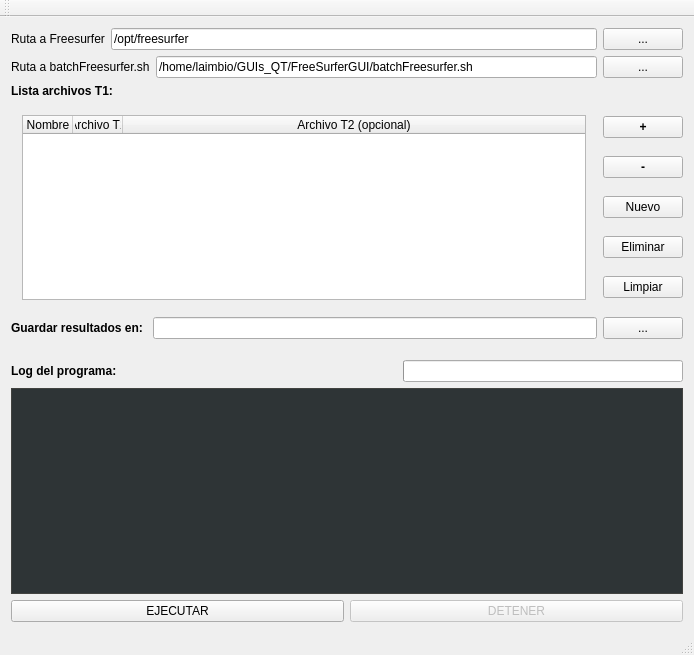
<?xml version="1.0" encoding="UTF-8"?>
<ui version="4.0">
 <class>GUI</class>
 <widget class="QMainWindow" name="GUI">
  <property name="geometry">
   <rect>
    <x>0</x>
    <y>0</y>
    <width>694</width>
    <height>655</height>
   </rect>
  </property>
  <property name="windowTitle">
   <string>GUI</string>
  </property>
  <widget class="QWidget" name="centralWidget">
   <layout class="QHBoxLayout" name="horizontalLayout_2">
    <item>
     <layout class="QVBoxLayout" name="verticalLayout_2">
      <item>
       <layout class="QHBoxLayout" name="horizontalLayout_7">
        <item>
         <widget class="QLabel" name="label_4">
          <property name="text">
           <string>Ruta a Freesurfer</string>
          </property>
         </widget>
        </item>
        <item>
         <widget class="QLineEdit" name="lineEdit_Freesurfer">
          <property name="text">
           <string>/opt/freesurfer</string>
          </property>
         </widget>
        </item>
        <item>
         <widget class="QPushButton" name="pushButton_Freesurfer">
          <property name="text">
           <string>...</string>
          </property>
         </widget>
        </item>
       </layout>
      </item>
      <item>
       <layout class="QHBoxLayout" name="horizontalLayout_8">
        <item>
         <widget class="QLabel" name="label">
          <property name="text">
           <string>Ruta a batchFreesurfer.sh</string>
          </property>
         </widget>
        </item>
        <item>
         <widget class="QLineEdit" name="lineEdit_shScript">
          <property name="text">
           <string>/home/laimbio/GUIs_QT/FreeSurferGUI/batchFreesurfer.sh</string>
          </property>
         </widget>
        </item>
        <item>
         <widget class="QPushButton" name="pushButton_shScript">
          <property name="text">
           <string>...</string>
          </property>
         </widget>
        </item>
       </layout>
      </item>
      <item>
       <widget class="QLabel" name="label_T1_list">
        <property name="font">
         <font>
          <weight>75</weight>
          <bold>true</bold>
         </font>
        </property>
        <property name="text">
         <string>Lista archivos T1:</string>
        </property>
        <property name="scaledContents">
         <bool>false</bool>
        </property>
       </widget>
      </item>
      <item>
       <layout class="QHBoxLayout" name="horizontalLayout_4">
        <item>
         <widget class="QScrollArea" name="scrollArea">
          <property name="enabled">
           <bool>true</bool>
          </property>
          <property name="autoFillBackground">
           <bool>false</bool>
          </property>
          <property name="frameShape">
           <enum>QFrame::NoFrame</enum>
          </property>
          <property name="lineWidth">
           <number>1</number>
          </property>
          <property name="widgetResizable">
           <bool>true</bool>
          </property>
          <widget class="QWidget" name="scrollAreaWidgetContents">
           <property name="geometry">
            <rect>
             <x>0</x>
             <y>0</y>
             <width>584</width>
             <height>178</height>
            </rect>
           </property>
           <layout class="QHBoxLayout" name="horizontalLayout_5">
            <property name="sizeConstraint">
             <enum>QLayout::SetNoConstraint</enum>
            </property>
            <item>
             <widget class="QTableWidget" name="tableWidget">
              <property name="sizeAdjustPolicy">
               <enum>QAbstractScrollArea::AdjustToContents</enum>
              </property>
              <property name="dragEnabled">
               <bool>false</bool>
              </property>
              <property name="selectionMode">
               <enum>QAbstractItemView::ExtendedSelection</enum>
              </property>
              <property name="gridStyle">
               <enum>Qt::SolidLine</enum>
              </property>
              <attribute name="horizontalHeaderVisible">
               <bool>true</bool>
              </attribute>
              <attribute name="horizontalHeaderCascadingSectionResizes">
               <bool>false</bool>
              </attribute>
              <attribute name="horizontalHeaderDefaultSectionSize">
               <number>50</number>
              </attribute>
              <attribute name="horizontalHeaderHighlightSections">
               <bool>true</bool>
              </attribute>
              <attribute name="horizontalHeaderShowSortIndicator" stdset="0">
               <bool>false</bool>
              </attribute>
              <attribute name="horizontalHeaderStretchLastSection">
               <bool>true</bool>
              </attribute>
              <attribute name="verticalHeaderVisible">
               <bool>false</bool>
              </attribute>
              <column>
               <property name="text">
                <string>Nombre</string>
               </property>
              </column>
              <column>
               <property name="text">
                <string>Archivo T1</string>
               </property>
              </column>
              <column>
               <property name="text">
                <string>Archivo T2 (opcional)</string>
               </property>
              </column>
             </widget>
            </item>
           </layout>
          </widget>
         </widget>
        </item>
        <item>
         <layout class="QVBoxLayout" name="verticalLayout_4">
          <item>
           <widget class="QPushButton" name="pushButton_Add">
            <property name="font">
             <font>
              <weight>75</weight>
              <bold>true</bold>
             </font>
            </property>
            <property name="text">
             <string>+</string>
            </property>
           </widget>
          </item>
          <item>
           <widget class="QPushButton" name="pushButton_Remove">
            <property name="font">
             <font>
              <weight>75</weight>
              <bold>true</bold>
             </font>
            </property>
            <property name="text">
             <string>-</string>
            </property>
           </widget>
          </item>
          <item>
           <widget class="QPushButton" name="pushButton_Insertar">
            <property name="text">
             <string>Nuevo</string>
            </property>
           </widget>
          </item>
          <item>
           <widget class="QPushButton" name="pushButton_Eliminar">
            <property name="text">
             <string>Eliminar</string>
            </property>
           </widget>
          </item>
          <item>
           <widget class="QPushButton" name="pushButton_Limpiar">
            <property name="text">
             <string>Limpiar</string>
            </property>
           </widget>
          </item>
         </layout>
        </item>
       </layout>
      </item>
      <item>
       <layout class="QHBoxLayout" name="horizontalLayout_3">
        <item>
         <widget class="QLabel" name="label_6">
          <property name="font">
           <font>
            <weight>75</weight>
            <bold>true</bold>
           </font>
          </property>
          <property name="text">
           <string>Guardar resultados en: </string>
          </property>
         </widget>
        </item>
        <item>
         <widget class="QLineEdit" name="lineEdit_outDir"/>
        </item>
        <item>
         <widget class="QPushButton" name="pushButton_outDir">
          <property name="text">
           <string>...</string>
          </property>
         </widget>
        </item>
       </layout>
      </item>
      <item>
       <spacer name="verticalSpacer">
        <property name="orientation">
         <enum>Qt::Vertical</enum>
        </property>
        <property name="sizeType">
         <enum>QSizePolicy::Fixed</enum>
        </property>
        <property name="sizeHint" stdset="0">
         <size>
          <width>20</width>
          <height>15</height>
         </size>
        </property>
       </spacer>
      </item>
      <item>
       <layout class="QHBoxLayout" name="horizontalLayout_6">
        <item>
         <widget class="QLabel" name="label_Log">
          <property name="font">
           <font>
            <weight>75</weight>
            <bold>true</bold>
           </font>
          </property>
          <property name="text">
           <string>Log del programa:</string>
          </property>
         </widget>
        </item>
        <item>
         <spacer name="horizontalSpacer">
          <property name="orientation">
           <enum>Qt::Horizontal</enum>
          </property>
          <property name="sizeHint" stdset="0">
           <size>
            <width>40</width>
            <height>20</height>
           </size>
          </property>
         </spacer>
        </item>
        <item>
         <widget class="QProgressBar" name="progressBar">
          <property name="minimum">
           <number>0</number>
          </property>
          <property name="value">
           <number>0</number>
          </property>
          <property name="invertedAppearance">
           <bool>false</bool>
          </property>
          <property name="textDirection">
           <enum>QProgressBar::TopToBottom</enum>
          </property>
          <property name="format">
           <string/>
          </property>
         </widget>
        </item>
       </layout>
      </item>
      <item>
       <widget class="QTextEdit" name="textlog">
        <property name="sizePolicy">
         <sizepolicy hsizetype="MinimumExpanding" vsizetype="Expanding">
          <horstretch>0</horstretch>
          <verstretch>0</verstretch>
         </sizepolicy>
        </property>
        <property name="palette">
         <palette>
          <active>
           <colorrole role="WindowText">
            <brush brushstyle="SolidPattern">
             <color alpha="255">
              <red>255</red>
              <green>255</green>
              <blue>255</blue>
             </color>
            </brush>
           </colorrole>
           <colorrole role="Button">
            <brush brushstyle="SolidPattern">
             <color alpha="255">
              <red>85</red>
              <green>87</green>
              <blue>83</blue>
             </color>
            </brush>
           </colorrole>
           <colorrole role="Light">
            <brush brushstyle="SolidPattern">
             <color alpha="255">
              <red>127</red>
              <green>131</green>
              <blue>124</blue>
             </color>
            </brush>
           </colorrole>
           <colorrole role="Midlight">
            <brush brushstyle="SolidPattern">
             <color alpha="255">
              <red>106</red>
              <green>109</green>
              <blue>103</blue>
             </color>
            </brush>
           </colorrole>
           <colorrole role="Dark">
            <brush brushstyle="SolidPattern">
             <color alpha="255">
              <red>42</red>
              <green>43</green>
              <blue>41</blue>
             </color>
            </brush>
           </colorrole>
           <colorrole role="Mid">
            <brush brushstyle="SolidPattern">
             <color alpha="255">
              <red>56</red>
              <green>58</green>
              <blue>55</blue>
             </color>
            </brush>
           </colorrole>
           <colorrole role="Text">
            <brush brushstyle="SolidPattern">
             <color alpha="255">
              <red>255</red>
              <green>255</green>
              <blue>255</blue>
             </color>
            </brush>
           </colorrole>
           <colorrole role="BrightText">
            <brush brushstyle="SolidPattern">
             <color alpha="255">
              <red>255</red>
              <green>255</green>
              <blue>255</blue>
             </color>
            </brush>
           </colorrole>
           <colorrole role="ButtonText">
            <brush brushstyle="SolidPattern">
             <color alpha="255">
              <red>255</red>
              <green>255</green>
              <blue>255</blue>
             </color>
            </brush>
           </colorrole>
           <colorrole role="Base">
            <brush brushstyle="SolidPattern">
             <color alpha="255">
              <red>46</red>
              <green>52</green>
              <blue>54</blue>
             </color>
            </brush>
           </colorrole>
           <colorrole role="Window">
            <brush brushstyle="SolidPattern">
             <color alpha="255">
              <red>85</red>
              <green>87</green>
              <blue>83</blue>
             </color>
            </brush>
           </colorrole>
           <colorrole role="Shadow">
            <brush brushstyle="SolidPattern">
             <color alpha="255">
              <red>0</red>
              <green>0</green>
              <blue>0</blue>
             </color>
            </brush>
           </colorrole>
           <colorrole role="AlternateBase">
            <brush brushstyle="SolidPattern">
             <color alpha="255">
              <red>42</red>
              <green>43</green>
              <blue>41</blue>
             </color>
            </brush>
           </colorrole>
           <colorrole role="ToolTipBase">
            <brush brushstyle="SolidPattern">
             <color alpha="255">
              <red>255</red>
              <green>255</green>
              <blue>220</blue>
             </color>
            </brush>
           </colorrole>
           <colorrole role="ToolTipText">
            <brush brushstyle="SolidPattern">
             <color alpha="255">
              <red>0</red>
              <green>0</green>
              <blue>0</blue>
             </color>
            </brush>
           </colorrole>
          </active>
          <inactive>
           <colorrole role="WindowText">
            <brush brushstyle="SolidPattern">
             <color alpha="255">
              <red>255</red>
              <green>255</green>
              <blue>255</blue>
             </color>
            </brush>
           </colorrole>
           <colorrole role="Button">
            <brush brushstyle="SolidPattern">
             <color alpha="255">
              <red>85</red>
              <green>87</green>
              <blue>83</blue>
             </color>
            </brush>
           </colorrole>
           <colorrole role="Light">
            <brush brushstyle="SolidPattern">
             <color alpha="255">
              <red>127</red>
              <green>131</green>
              <blue>124</blue>
             </color>
            </brush>
           </colorrole>
           <colorrole role="Midlight">
            <brush brushstyle="SolidPattern">
             <color alpha="255">
              <red>106</red>
              <green>109</green>
              <blue>103</blue>
             </color>
            </brush>
           </colorrole>
           <colorrole role="Dark">
            <brush brushstyle="SolidPattern">
             <color alpha="255">
              <red>42</red>
              <green>43</green>
              <blue>41</blue>
             </color>
            </brush>
           </colorrole>
           <colorrole role="Mid">
            <brush brushstyle="SolidPattern">
             <color alpha="255">
              <red>56</red>
              <green>58</green>
              <blue>55</blue>
             </color>
            </brush>
           </colorrole>
           <colorrole role="Text">
            <brush brushstyle="SolidPattern">
             <color alpha="255">
              <red>255</red>
              <green>255</green>
              <blue>255</blue>
             </color>
            </brush>
           </colorrole>
           <colorrole role="BrightText">
            <brush brushstyle="SolidPattern">
             <color alpha="255">
              <red>255</red>
              <green>255</green>
              <blue>255</blue>
             </color>
            </brush>
           </colorrole>
           <colorrole role="ButtonText">
            <brush brushstyle="SolidPattern">
             <color alpha="255">
              <red>255</red>
              <green>255</green>
              <blue>255</blue>
             </color>
            </brush>
           </colorrole>
           <colorrole role="Base">
            <brush brushstyle="SolidPattern">
             <color alpha="255">
              <red>46</red>
              <green>52</green>
              <blue>54</blue>
             </color>
            </brush>
           </colorrole>
           <colorrole role="Window">
            <brush brushstyle="SolidPattern">
             <color alpha="255">
              <red>85</red>
              <green>87</green>
              <blue>83</blue>
             </color>
            </brush>
           </colorrole>
           <colorrole role="Shadow">
            <brush brushstyle="SolidPattern">
             <color alpha="255">
              <red>0</red>
              <green>0</green>
              <blue>0</blue>
             </color>
            </brush>
           </colorrole>
           <colorrole role="AlternateBase">
            <brush brushstyle="SolidPattern">
             <color alpha="255">
              <red>42</red>
              <green>43</green>
              <blue>41</blue>
             </color>
            </brush>
           </colorrole>
           <colorrole role="ToolTipBase">
            <brush brushstyle="SolidPattern">
             <color alpha="255">
              <red>255</red>
              <green>255</green>
              <blue>220</blue>
             </color>
            </brush>
           </colorrole>
           <colorrole role="ToolTipText">
            <brush brushstyle="SolidPattern">
             <color alpha="255">
              <red>0</red>
              <green>0</green>
              <blue>0</blue>
             </color>
            </brush>
           </colorrole>
          </inactive>
          <disabled>
           <colorrole role="WindowText">
            <brush brushstyle="SolidPattern">
             <color alpha="255">
              <red>42</red>
              <green>43</green>
              <blue>41</blue>
             </color>
            </brush>
           </colorrole>
           <colorrole role="Button">
            <brush brushstyle="SolidPattern">
             <color alpha="255">
              <red>85</red>
              <green>87</green>
              <blue>83</blue>
             </color>
            </brush>
           </colorrole>
           <colorrole role="Light">
            <brush brushstyle="SolidPattern">
             <color alpha="255">
              <red>127</red>
              <green>131</green>
              <blue>124</blue>
             </color>
            </brush>
           </colorrole>
           <colorrole role="Midlight">
            <brush brushstyle="SolidPattern">
             <color alpha="255">
              <red>106</red>
              <green>109</green>
              <blue>103</blue>
             </color>
            </brush>
           </colorrole>
           <colorrole role="Dark">
            <brush brushstyle="SolidPattern">
             <color alpha="255">
              <red>42</red>
              <green>43</green>
              <blue>41</blue>
             </color>
            </brush>
           </colorrole>
           <colorrole role="Mid">
            <brush brushstyle="SolidPattern">
             <color alpha="255">
              <red>56</red>
              <green>58</green>
              <blue>55</blue>
             </color>
            </brush>
           </colorrole>
           <colorrole role="Text">
            <brush brushstyle="SolidPattern">
             <color alpha="255">
              <red>42</red>
              <green>43</green>
              <blue>41</blue>
             </color>
            </brush>
           </colorrole>
           <colorrole role="BrightText">
            <brush brushstyle="SolidPattern">
             <color alpha="255">
              <red>255</red>
              <green>255</green>
              <blue>255</blue>
             </color>
            </brush>
           </colorrole>
           <colorrole role="ButtonText">
            <brush brushstyle="SolidPattern">
             <color alpha="255">
              <red>42</red>
              <green>43</green>
              <blue>41</blue>
             </color>
            </brush>
           </colorrole>
           <colorrole role="Base">
            <brush brushstyle="SolidPattern">
             <color alpha="255">
              <red>85</red>
              <green>87</green>
              <blue>83</blue>
             </color>
            </brush>
           </colorrole>
           <colorrole role="Window">
            <brush brushstyle="SolidPattern">
             <color alpha="255">
              <red>85</red>
              <green>87</green>
              <blue>83</blue>
             </color>
            </brush>
           </colorrole>
           <colorrole role="Shadow">
            <brush brushstyle="SolidPattern">
             <color alpha="255">
              <red>0</red>
              <green>0</green>
              <blue>0</blue>
             </color>
            </brush>
           </colorrole>
           <colorrole role="AlternateBase">
            <brush brushstyle="SolidPattern">
             <color alpha="255">
              <red>85</red>
              <green>87</green>
              <blue>83</blue>
             </color>
            </brush>
           </colorrole>
           <colorrole role="ToolTipBase">
            <brush brushstyle="SolidPattern">
             <color alpha="255">
              <red>255</red>
              <green>255</green>
              <blue>220</blue>
             </color>
            </brush>
           </colorrole>
           <colorrole role="ToolTipText">
            <brush brushstyle="SolidPattern">
             <color alpha="255">
              <red>0</red>
              <green>0</green>
              <blue>0</blue>
             </color>
            </brush>
           </colorrole>
          </disabled>
         </palette>
        </property>
        <property name="sizeAdjustPolicy">
         <enum>QAbstractScrollArea::AdjustToContents</enum>
        </property>
        <property name="readOnly">
         <bool>true</bool>
        </property>
       </widget>
      </item>
      <item>
       <layout class="QHBoxLayout" name="horizontalLayout">
        <item>
         <widget class="QPushButton" name="pushButton_Run">
          <property name="text">
           <string>EJECUTAR</string>
          </property>
         </widget>
        </item>
        <item>
         <widget class="QPushButton" name="pushButton_Exit">
          <property name="enabled">
           <bool>false</bool>
          </property>
          <property name="text">
           <string>DETENER</string>
          </property>
         </widget>
        </item>
       </layout>
      </item>
     </layout>
    </item>
   </layout>
  </widget>
  <widget class="QMenuBar" name="menuBar">
   <property name="geometry">
    <rect>
     <x>0</x>
     <y>0</y>
     <width>694</width>
     <height>22</height>
    </rect>
   </property>
  </widget>
  <widget class="QToolBar" name="mainToolBar">
   <attribute name="toolBarArea">
    <enum>TopToolBarArea</enum>
   </attribute>
   <attribute name="toolBarBreak">
    <bool>false</bool>
   </attribute>
  </widget>
  <widget class="QStatusBar" name="statusBar"/>
 </widget>
 <layoutdefault spacing="6" margin="11"/>
 <resources/>
 <connections/>
</ui>
